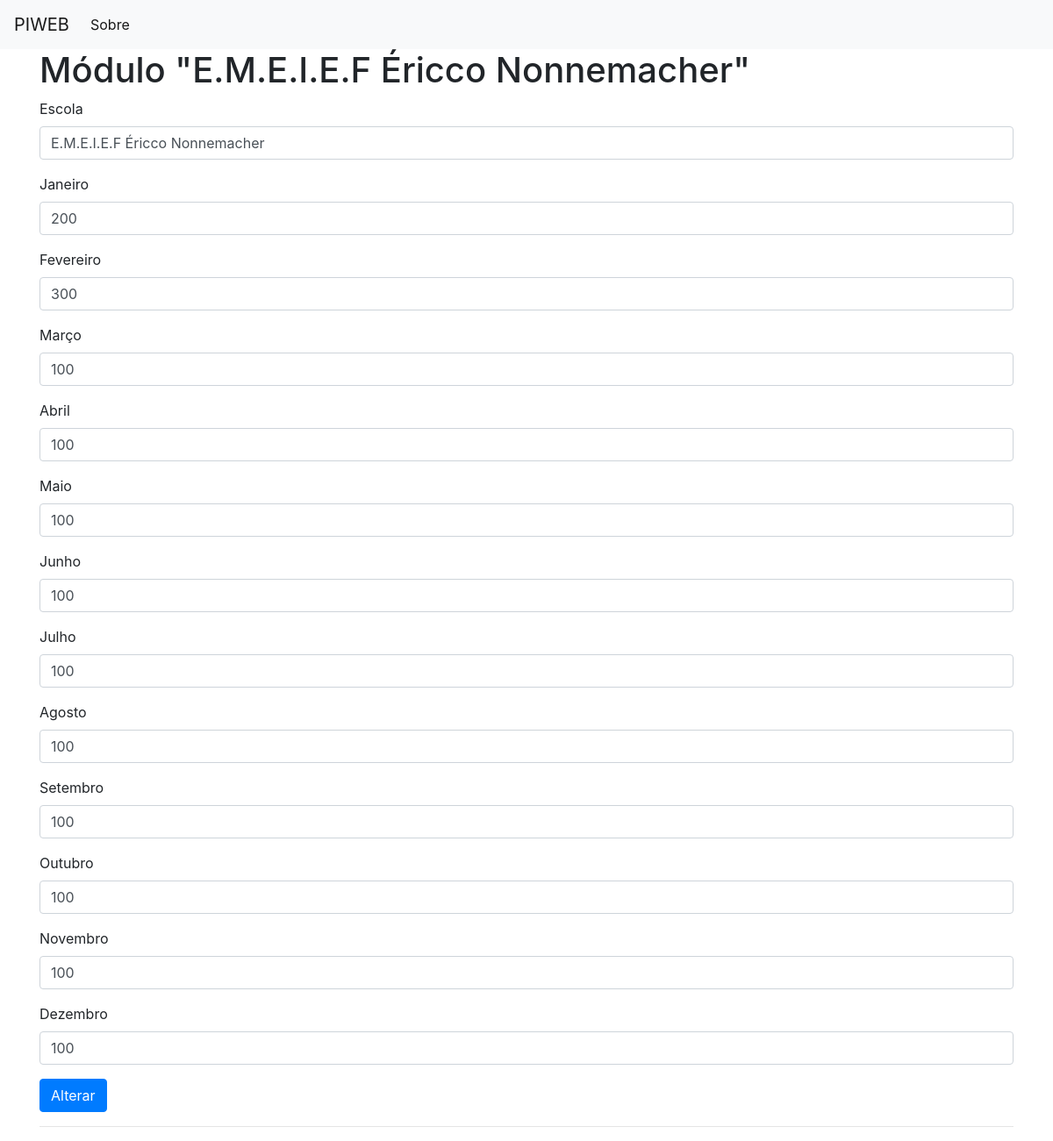
The page /edit_consumo on the database as committed earlier.
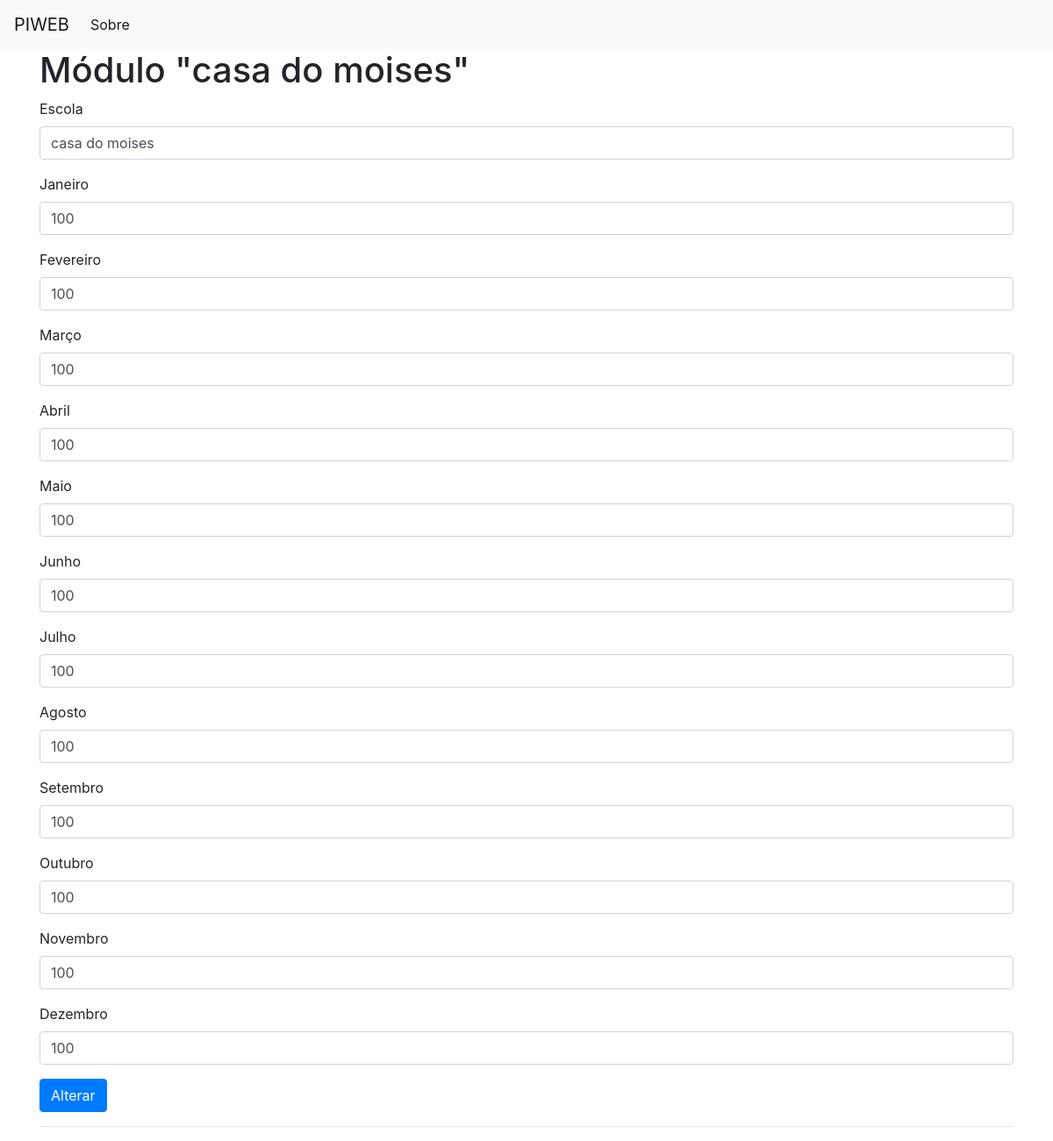
The same page on the database as committed later.
### tables this page shows
CREATE TABLE consumo_anual (
    id_consumo_anual INTEGER PRIMARY KEY AUTOINCREMENT,
    escola TEXT NOT NULL,
    janeiro TEXT NOT NULL,
    fevereiro TEXT NOT NULL,
    marco TEXT NOT NULL,
    abril TEXT NOT NULL,
    maio TEXT NOT NULL,
    junho TEXT NOT NULL,
    julho TEXT NOT NULL,
    agosto TEXT NOT NULL,
    setembro TEXT NOT NULL,
    outubro TEXT NOT NULL,
    novembro TEXT NOT NULL,
    dezembro TEXT NOT NULL
);

### app.py (the view, shortened to what this page needs)
@app.route('/edit_consumo', methods=('GET', 'POST'))
def edit_consumo():
    id = 1
    post_consumo = get_post_consumo(id)
    print('Rota de edição do consumo')
    return render_template('edit_consumo.html', post_consumo=post_consumo)

### app.py (called while the page is built)
def get_db_connection():
    conn = sqlite3.connect('database.db')
    conn.row_factory = sqlite3.Row
    return conn

def get_post_consumo(post_id_consumo):
    conn = get_db_connection()
    post_consumo = conn.execute('SELECT * FROM consumo_anual WHERE id_consumo_anual = ?',
                        (post_id_consumo,)).fetchone()
    conn.close()
    if post_consumo is None:
        abort(404)
    return post_consumo

### templates/edit_consumo.html (shortened to what this page needs)
{% extends 'base.html' %}
{% block content %}
<h1>{% block title %} Módulo "{{ post_consumo['escola'] }}" {% endblock %}</h1>
<form method="post">
    <div class="form-group">
        <label for="title">Escola</label>
        <input type="text" name="escola" placeholder="escola"
               class="form-control"
               value="{{ request.form['escola'] or post_consumo['escola'] }}">
    </div>
    <div class="form-group">
        <label for="title">Janeiro</label>
        <input type="text" name="janeiro" placeholder="Janeiro"
               class="form-control"
               value="{{ request.form['janeiro'] or post_consumo['janeiro'] }}">
    </div>
    <div class="form-group">
        <label for="title">Fevereiro</label>
        <input type="text" name="fevereiro" placeholder="Fevereiro"
               class="form-control"
               value="{{ request.form['fevereiro'] or post_consumo['fevereiro'] }}">
    </div>
    <div class="form-group">
        <label for="title">Março</label>
        <input type="text" name="marco" placeholder="Março"
               class="form-control"
               value="{{ request.form['marco'] or post_consumo['marco'] }}">
    </div>
    <div class="form-group">
        <label for="title">Abril</label>
        <input type="text" name="abril" placeholder="Abril"
               class="form-control"
               value="{{ request.form['abril'] or post_consumo['abril'] }}">
    </div>
    <div class="form-group">
        <label for="title">Maio</label>
        <input type="text" name="maio" placeholder="Maio"
               class="form-control"
               value="{{ request.form['maio'] or post_consumo['maio'] }}">
    </div>
    <div class="form-group">
        <label for="title">Junho</label>
        <input type="text" name="junho" placeholder="Junho"
               class="form-control"
               value="{{ request.form['junho'] or post_consumo['junho'] }}">
    </div>
    <div class="form-group">
        <label for="title">Julho</label>
        <input type="text" name="julho" placeholder="Julho"
               class="form-control"
               value="{{ request.form['julho'] or post_consumo['julho'] }}">
    </div>
    <div class="form-group">
        <label for="title">Agosto</label>
        <input type="text" name="agosto" placeholder="Agosto"
               class="form-control"
               value="{{ request.form['agosto'] or post_consumo['agosto'] }}">
    </div>
    <div class="form-group">
        <label for="title">Setembro</label>
        <input type="text" name="setembro" placeholder="Setembro"
               class="form-control"
               value="{{ request.form['setembro'] or post_consumo['setembro'] }}">
    </div>
    <div class="form-group">
        <label for="title">Outubro</label>
        <input type="text" name="outubro" placeholder="Outubro"
               class="form-control"
               value="{{ request.form['outubro'] or post_consumo['outubro'] }}">
    </div>
    <div class="form-group">
        <label for="title">Novembro</label>
        <input type="text" name="novembro" placeholder="Novembro"
               class="form-control"
               value="{{ request.form['novembro'] or post_consumo['novembro'] }}">
    </div>
    <div class="form-group">
        <label for="title">Dezembro</label>
        <input type="text" name="dezembro" placeholder="Dezembro"
               class="form-control"
               value="{{ request.form['dezembro'] or post_consumo['dezembro'] }}">
    </div>
    <div class="form-group">
        <button type="submit" class="btn btn-primary">Alterar</button>
    </div>
</form>
<hr>
{% endblock %}

### templates/base.html (shortened to what this page needs)
<!doctype html>
<html lang="en">
  <head>
    <link rel="stylesheet" href="https://stackpath.bootstrapcdn.com/bootstrap/4.3.1/css/bootstrap.min.css">
  </head>
  <body>
    <nav class="navbar navbar-expand-md navbar-light bg-light">
        <a class="navbar-brand" href="{{ url_for('index')}}">PIWEB</a>
        <div class="collapse navbar-collapse" id="navbarNav">
            <ul class="navbar-nav">
            <li class="nav-item active">
                <a class="nav-link" href="{{ url_for('sobre')}}">Sobre</a>
            </li>
            </ul>
        </div>
    </nav>
    <div class="container">
        {% block content %} {% endblock %}
    </div>
  </body>
</html>

Rows that differ between the two databases and show on the page:
changed consumo_anual: escola "E.M.E.I.E.F Éricco Nonnemacher" → "casa do moises"; janeiro "200" → "100"; fevereiro "300" → "100"
